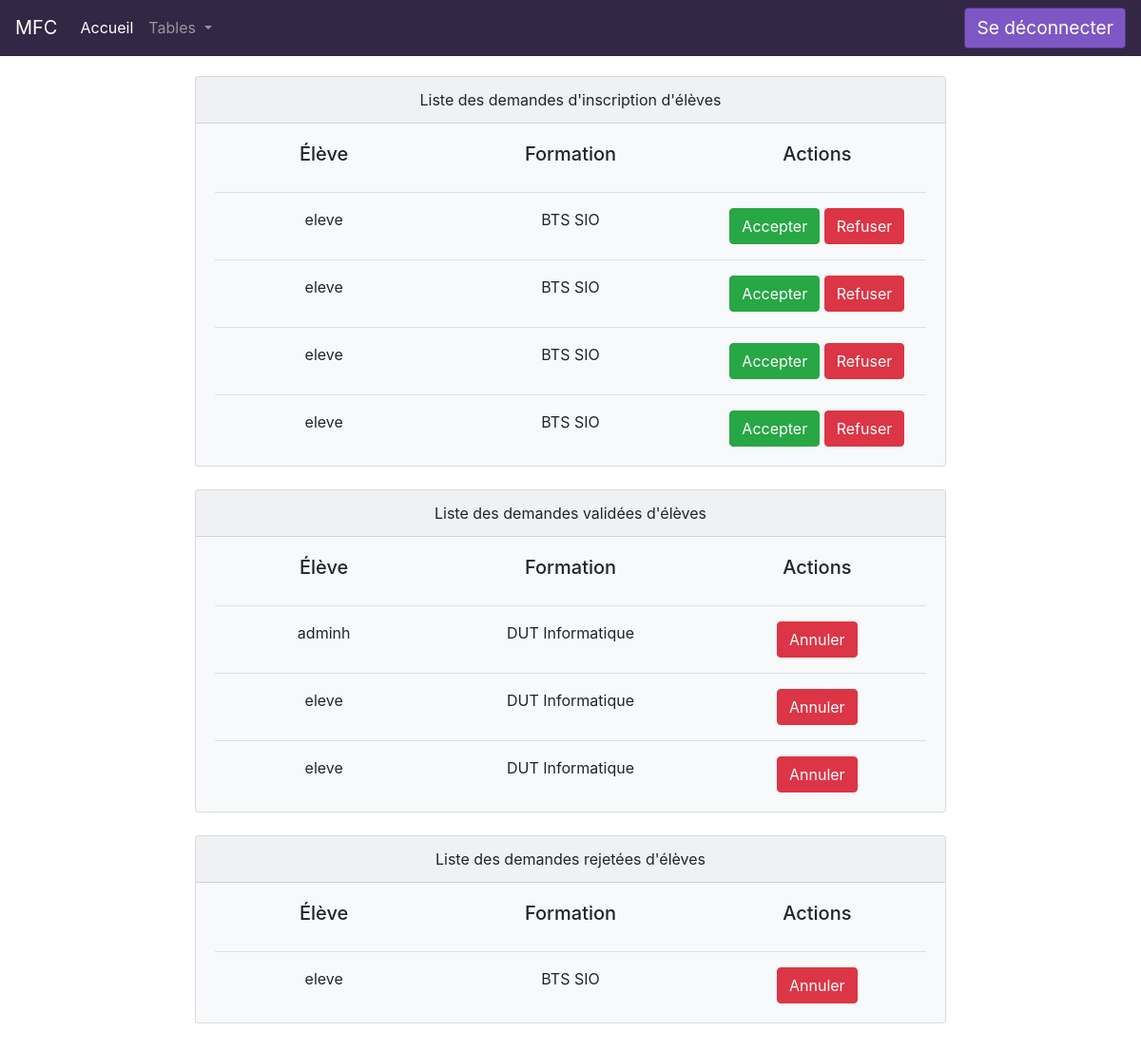
The page / (signed in) on the database its author committed.
### tables this page shows
CREATE TABLE IF NOT EXISTS `student_interested_in_formation` (
  `id` int(11) NOT NULL AUTO_INCREMENT,
  `student_id` int(11) NOT NULL,
  `formation_id` int(11) NOT NULL,
  `registered` int(11) NOT NULL,
  PRIMARY KEY (`id`)
);

CREATE TABLE IF NOT EXISTS `users` (
  `id` int(11) NOT NULL AUTO_INCREMENT,
  `username` varchar(16) NOT NULL,
  `password` varchar(16) NOT NULL,
  `email` varchar(96) NOT NULL,
  `address` varchar(256) DEFAULT NULL,
  `city` varchar(32) DEFAULT NULL,
  `zip` varchar(16) DEFAULT NULL,
  `status` int(11) NOT NULL,
  PRIMARY KEY (`id`)
);

CREATE TABLE IF NOT EXISTS `formations` (
  `id` int(11) NOT NULL AUTO_INCREMENT,
  `name` varchar(32) NOT NULL,
  `description` varchar(255) NOT NULL,
  `skills` varchar(255) NOT NULL,
  PRIMARY KEY (`id`)
);

### index/admin.php (the view, shortened to what this page needs)
<?php
	function createList($listName, $titles, $registered) {
?>
<div class="row justify-content-md-center">
  <div class="col mb-4 col-lg-8">
    <div class="admin-table card bg-light text-center">
  	  <div class="card-header"><?php echo $listName; ?></div>
      <div class="card-body">
      	<div class="row">
      		<?php
      			foreach ($titles as $titleIndex => $title) {
	      			echo "<h5 class='card-title col-lg'>".$title."</h5>";
	      		}
      		?>
	      </div>
	      <?php
					$sql_user = "SELECT * FROM student_interested_in_formation WHERE registered = '".$registered."'";
					$result_user = mysqli_query($GLOBALS['conn'], $sql_user);
					while ($row_user = mysqli_fetch_array($result_user)) {
						$sql_student = "SELECT * FROM users WHERE id = '".$row_user['student_id']."'";
						$result_student = mysqli_query($GLOBALS['conn'], $sql_student);
						$row_student = mysqli_fetch_array($result_student);
						$sql_formation = "SELECT * FROM formations WHERE id = '".$row_user['formation_id']."'";
						$result_formation = mysqli_query($GLOBALS['conn'], $sql_formation);
						$row_formation = mysqli_fetch_array($result_formation);
						echo "
						<hr>
						<form method='POST' action='.'>
							<div class='row'>
								<span class='card-text col-lg'>".$row_student['username']."</span>
				        <span class='card-text col-lg'>".$row_formation['name']."</span>
				        <span class='card-text col-lg'>";
						if ($registered === "0") {
			        echo "<button type='submit' class='btn btn-success' value='".$row_user['id']."' name='accept'>Accepter</button>
			        			<button type='submit' class='btn btn-danger' value='".$row_user['id']."' name='refuse'>Refuser</button>";
						} else if ($registered === "1") {
					    echo "<button type='submit' class='btn btn-danger' value='".$row_user['id']."' name='cancel'>Annuler</button>";
						} else if ($registered === "2") {
					    echo "<button type='submit' class='btn btn-danger' value='".$row_user['id']."' name='cancel'>Annuler</button>";
						}
						echo "
				        </span>
							</div>
						</form>";
					}
			?>
      </div>
    </div>
  </div>
</div>
<?php
	}
	createList("Liste des demandes d'inscription d'élèves", ['Élève', 'Formation', 'Actions'], '0');
	createList("Liste des demandes validées d'élèves", ['Élève', 'Formation', 'Actions'], '1');
	createList("Liste des demandes rejetées d'élèves", ['Élève', 'Formation', 'Actions'], '2');
?>

### index.php (shortened to what this page needs)
<!DOCTYPE html>
<html>
<head>
	<?php
		include('./head.php');
	?>
</head>
<body>
	<?php
		include('./header.php');
		if ($session_bool) {
			if ($_SESSION['status'] === 'admin') {
				include('./index/admin.php');
		} else if ($_SESSION['status'] === 'student') {
				include('./index/student.php');
		} else if ($_SESSION['status'] === 'former') {
				include('./index/former.php');
		}
	}
	?>
</body>
</html>

### head.php (shortened to what this page needs)
<link rel="stylesheet" type="text/css" href="bs-4.4.1/css/bootstrap.min.css">
<link rel="stylesheet" type="text/css" href="css/style.css">
<?php
	$session_bool = (isset($_SESSION['id'])) ? true : false;
?>

### header.php (shortened to what this page needs)
<header>
	<nav class="navbar fixed-top navbar-expand-lg navbar-dark bg-dark">
	  <div class="collapse navbar-collapse" id="navbarTogglerDemo01">
		<a class="navbar-brand" href="./">MFC</a>
		<ul class="navbar-nav mr-auto mt-2 mt-lg-0">
		  <li class="nav-item active">
			<a class="nav-link" href="./">Accueil <span class="sr-only">(current)</span></a>
			<?php
				if (($session_bool) && ($_SESSION['status'] === 'admin')) {
			?>
			<li class="nav-item dropdown">
        <a class="nav-link dropdown-toggle" href="#" id="navbarDropdown" role="button" data-toggle="dropdown" aria-haspopup="true" aria-expanded="false">
          Tables
        </a>
      </li>
			<?php
				}
			?>
		</ul>
		<form class="form-inline my-2 my-lg-0 buttons-connections">
			<?php
				if ($session_bool) {
			?>
		  <button class="btn btn-purple my-2 my-sm-0" type="button" onclick="window.location.href = './deconnection.php';">Se déconnecter</button>
			<?php
				}
			?>
		</form>
	  </div>
	</nav>
</header>

### css/style.css (style rules this page uses)
body { margin-top: 30px; margin-bottom: 30px; }
header { height: 50px; }
header nav.navbar { background-color: #342745 !important; }
.inscription .form-signin .btn-purple, header .buttons-connections .btn-purple { color: #fff; background-color: #7d58c4; border-color: #54388a; }
header .buttons-connections .btn-purple { font-size: 1.2em; }

### rows shown on the page
student_interested_in_formation: users.username "eleve", formation.name "BTS SIO", $row_user['id'] 11 (drawn)
student_interested_in_formation: users.username "eleve", formation.name "BTS SIO", $row_user['id'] 10 (drawn)
student_interested_in_formation: users.username "eleve", formation.name "BTS SIO", $row_user['id'] 9 (drawn)
student_interested_in_formation: users.username "eleve", formation.name "BTS SIO", $row_user['id'] 14 (drawn)
student_interested_in_formation: users.username "adminh", formation.name "DUT Informatique", $row_user['id'] 13 (drawn)
student_interested_in_formation: users.username "eleve", formation.name "DUT Informatique", $row_user['id'] 4 (drawn)
student_interested_in_formation: users.username "eleve", formation.name "DUT Informatique", $row_user['id'] 12 (drawn)
student_interested_in_formation: users.username "eleve", formation.name "BTS SIO", $row_user['id'] 1 (drawn)

### other values the page prints
$listName "Liste des demandes d'inscription d'élèves Liste des demandes validées d'élèves Liste des demandes rejetées d'élèves"
$title "Élève"
$title "Formation"
$title "Actions"
